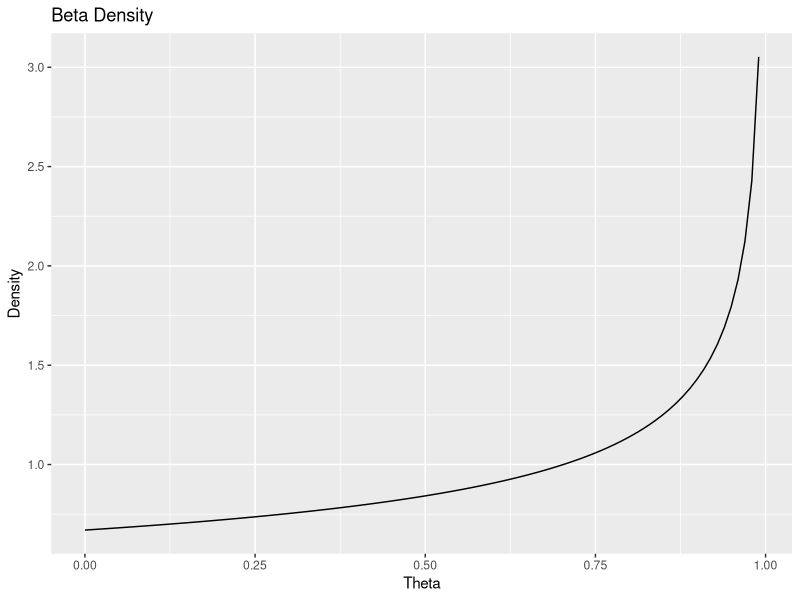
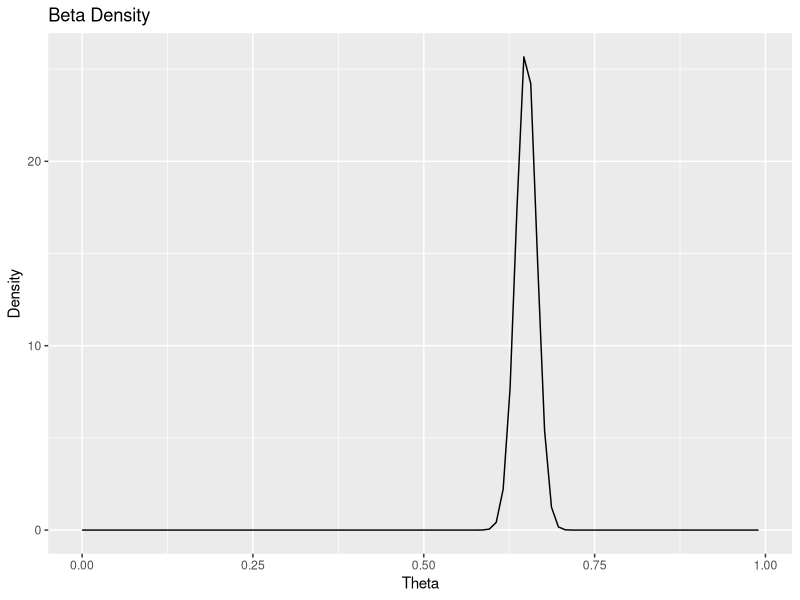
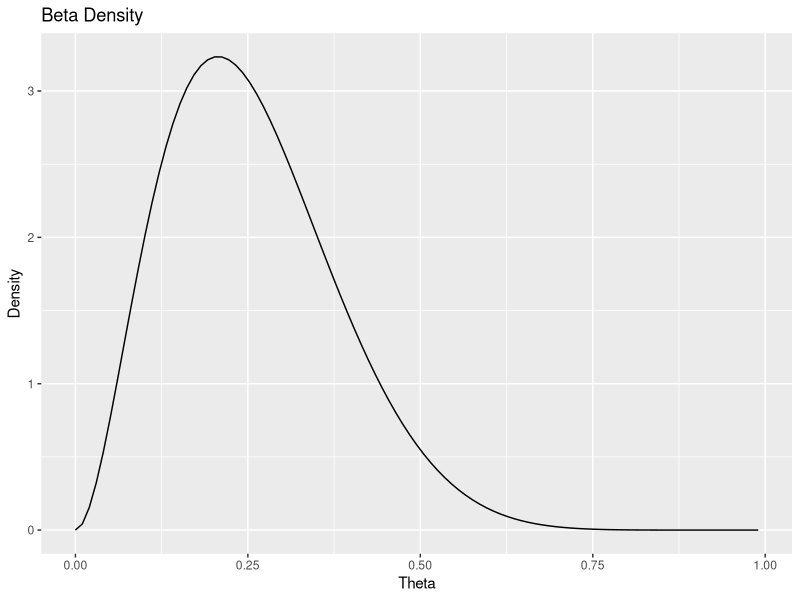
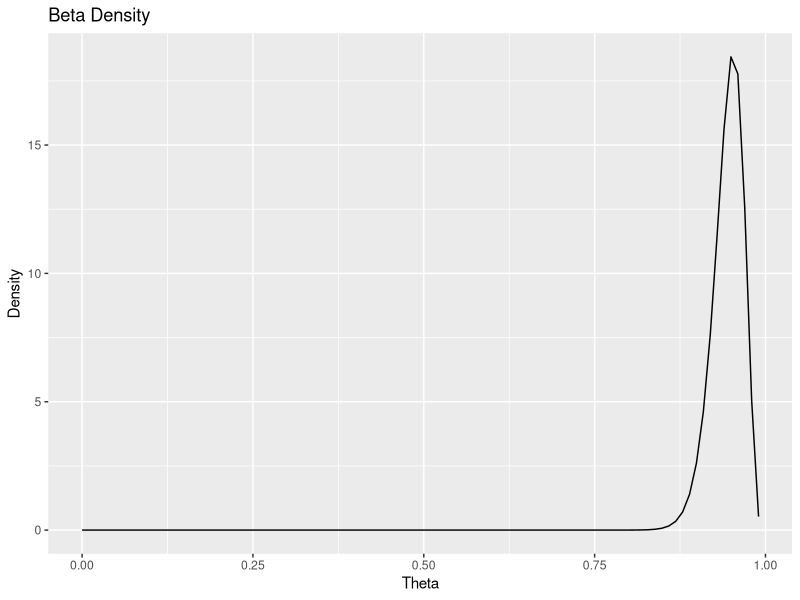
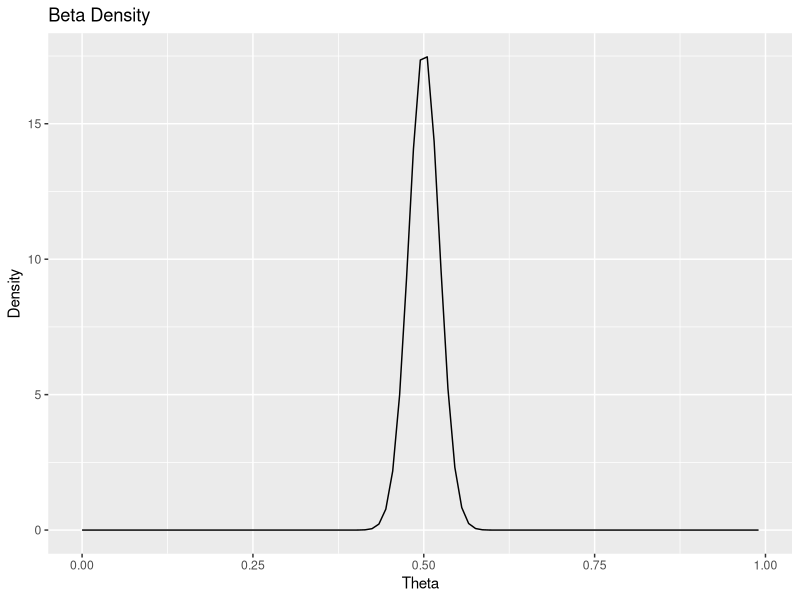

Here is the R script that generated these plots, in order:

## Load in necessary packages

library(ggplot2)

## Set mean and variance

mu <- 0.6
var <- 0.09



##### Part a



## Estimate the beta parameters

est_beta_params <- function(mu, var) {
    
    alpha <- (((1 - mu) / var) - (1 / mu)) * mu^2
    beta <- alpha * ((1 / mu) - 1)
    return(round(c(alpha, beta), 2))
    
}

beta_params <- est_beta_params(mu, var)

## Establish the x-axis values

theta <- seq(0, 1, length.out = 100)

## Set the beta density

beta_density <- dbeta(x = theta,
                      shape1 = beta_params[1],
                      shape2 = beta_params[2])

beta_density <- beta_density[-length(beta_density)]
theta <- theta[-length(theta)]

## Build the density plot

ggplot() +
    geom_line(aes(x = theta, y = beta_density)) +
    labs(x = "Theta", y = "Density", title = "Beta Density")



##### Part b



## Set the sample size

n <- 1000

## Set the number of yes votes

y <- n * 0.65

## Set post alpha and beta

post_alpha <- y + beta_params[1]
post_beta <- (n - y) + beta_params[2]

## Posterior mean and variance

post_mean <- round(post_alpha / (post_alpha + post_beta), 4)
post_var <- round(sqrt((post_alpha * post_beta) / ((post_alpha + post_beta)^2 * (post_alpha + post_beta + 1))), 4)

## Calculate the posterior density

post_density <- dbeta(x = theta,
                      shape1 = post_alpha,
                      shape2 = post_beta)

## Build the density plot

ggplot() +
    geom_line(aes(x = theta, y = post_density)) +
    labs(x = "Theta", y = "Density", title = "Beta Density")



##### Part c



## First sensitivity check



## Set the sample size

n <- 10

## Set the number of yes votes

y <- n * 0.20

## Set post alpha and beta

post_alpha <- y + beta_params[1]
post_beta <- (n - y) + beta_params[2]

## Posterior mean and variance

post_mean <- round(post_alpha / (post_alpha + post_beta), 4)
post_var <- round(sqrt((post_alpha * post_beta) / ((post_alpha + post_beta)^2 * (post_alpha + post_beta + 1))), 4)

## Calculate the posterior density

post_density <- dbeta(x = theta,
                      shape1 = post_alpha,
                      shape2 = post_beta)

## Build the density plot

ggplot() +
    geom_line(aes(x = theta, y = post_density)) +
    labs(x = "Theta", y = "Density", title = "Beta Density")



## Second sensitivity check



## Set the sample size

n <- 100

## Set the number of yes votes

y <- n * 0.95

## Set post alpha and beta

post_alpha <- y + beta_params[1]
post_beta <- (n - y) + beta_params[2]

## Posterior mean and variance

post_mean <- round(post_alpha / (post_alpha + post_beta), 4)
post_var <- round(sqrt((post_alpha * post_beta) / ((post_alpha + post_beta)^2 * (post_alpha + post_beta + 1))), 4)

## Calculate the posterior density

post_density <- dbeta(x = theta,
                      shape1 = post_alpha,
                      shape2 = post_beta)

## Build the density plot

ggplot() +
    geom_line(aes(x = theta, y = post_density)) +
    labs(x = "Theta", y = "Density", title = "Beta Density")




## Third sensitivity check



## Set the sample size

n <- 500

## Set the number of yes votes

y <- n * 0.5

## Set post alpha and beta

post_alpha <- y + beta_params[1]
post_beta <- (n - y) + beta_params[2]

## Posterior mean and variance

post_mean <- round(post_alpha / (post_alpha + post_beta), 4)
post_var <- round(sqrt((post_alpha * post_beta) / ((post_alpha + post_beta)^2 * (post_alpha + post_beta + 1))), 4)

## Calculate the posterior density

post_density <- dbeta(x = theta,
                      shape1 = post_alpha,
                      shape2 = post_beta)

## Build the density plot

ggplot() +
    geom_line(aes(x = theta, y = post_density)) +
    labs(x = "Theta", y = "Density", title = "Beta Density")
